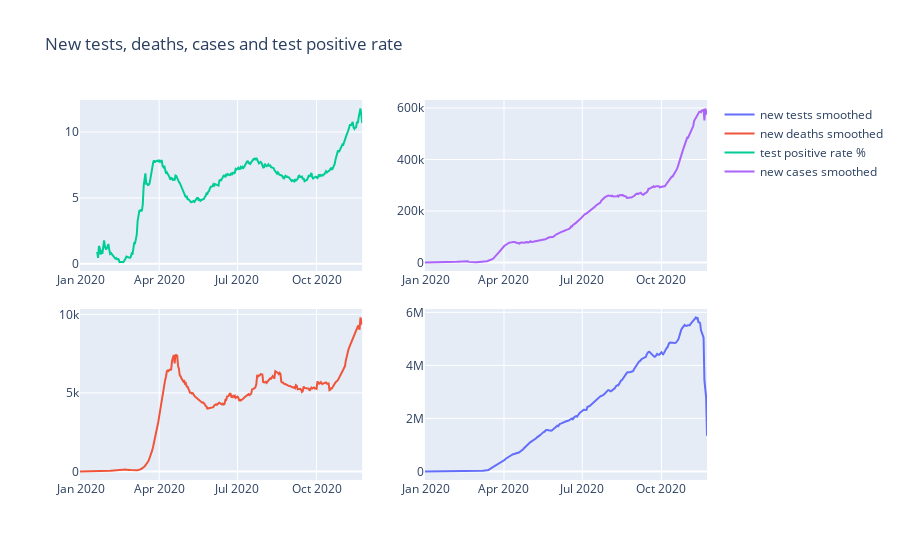

The code cell stored with this chart in its notebook:
### Markdown cell above
### New Cases, Tests, Deaths and positive rate over all countries

### Code cell
trace1 = go.Scatter(
    x=df.groupby(['date'])['date'].apply(lambda x: np.unique(x)[0]),
    y=df.groupby(['date'])['new_tests_smoothed'].sum().astype(int),
        xaxis='x2',
    yaxis='y2',
    name = "new tests smoothed"
)
trace2 = go.Scatter(
    x=df.groupby(['date'])['date'].apply(lambda x: np.unique(x)[0]),
    y=df.groupby(['date'])['new_deaths_smoothed'].sum().astype(int),
    name = "new deaths smoothed"
)
trace3 = go.Scatter(
    x=df.groupby(['date'])['date'].apply(lambda x: np.unique(x)[0]),
    y=(df.groupby(['date'])['positive_rate'].mean() * 100).round(3),
    xaxis='x3',
    yaxis='y3',
    name = "test positive rate %"
)
trace4 = go.Scatter(
    x=df.groupby(['date'])['date'].apply(lambda x: np.unique(x)[0]),
    y=df.groupby(['date'])['new_cases_smoothed'].sum().astype(int),
    xaxis='x4',
    yaxis='y4',
    name = "new cases smoothed"
)

data = [trace1, trace2, trace3, trace4]
layout = go.Layout(
    xaxis=dict(
        domain=[0, 0.45]
    ),
    yaxis=dict(
        domain=[0, 0.45]
    ),
    xaxis2=dict(
        domain=[0.55, 1]
    ),
    xaxis3=dict(
        domain=[0, 0.45],
        anchor='y3'
    ),
    xaxis4=dict(
        domain=[0.55, 1],
        anchor='y4'
    ),
    yaxis2=dict(
        domain=[0, 0.45],
        anchor='x2'
    ),
    yaxis3=dict(
        domain=[0.55, 1]
    ),
    yaxis4=dict(
        domain=[0.55, 1],
        anchor='x4'
    ),
    title = 'New tests, deaths, cases and test positive rate'
)
fig = go.Figure(data=data, layout=layout)
iplot(fig)

### Figure 1 — Plotly figure (JSON) as saved in the notebook; plotly's stock layout.template omitted (floating-point values rounded to 4 significant figures; data arrays with more than 128 entries replaced by an {"elided": "..."} marker saying what was removed)
{"data": [{"name": "new tests smoothed", "type": "scatter", "x": {"elided": "327 str values"}, "xaxis": "x2", "y": {"elided": "327 int values"}, "yaxis": "y2"}, {"name": "new deaths smoothed", "type": "scatter", "x": {"elided": "327 str values"}, "y": {"elided": "327 int values"}}, {"name": "test positive rate %", "type": "scatter", "x": {"elided": "327 str values"}, "xaxis": "x3", "y": {"elided": "327 float values"}, "yaxis": "y3"}, {"name": "new cases smoothed", "type": "scatter", "x": {"elided": "327 str values"}, "xaxis": "x4", "y": {"elided": "327 int values"}, "yaxis": "y4"}], "layout": {"title": {"text": "New tests, deaths, cases and test positive rate"}, "xaxis": {"domain": [0, 0.45]}, "xaxis2": {"domain": [0.55, 1]}, "xaxis3": {"anchor": "y3", "domain": [0, 0.45]}, "xaxis4": {"anchor": "y4", "domain": [0.55, 1]}, "yaxis": {"domain": [0, 0.45]}, "yaxis2": {"anchor": "x2", "domain": [0, 0.45]}, "yaxis3": {"domain": [0.55, 1]}, "yaxis4": {"anchor": "x4", "domain": [0.55, 1]}}}
